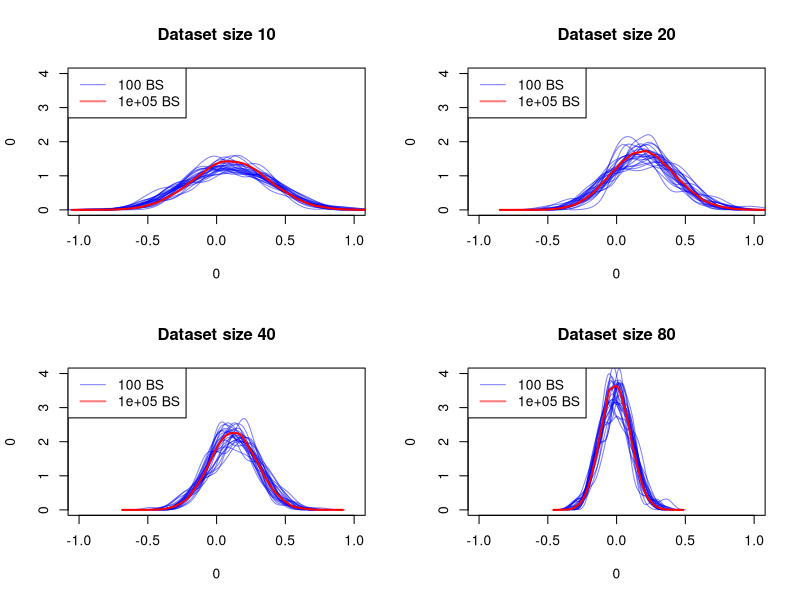

Write R code to recreate this figure.
### Script to explore the effect of the number of replicates on
### bootstrap results

pdf("plot.pdf")

run.test = function(n_x, n_boot_small, n_boot_large,
  n_replicates_small = 10, n_replicates_large = 1, ...) {

  # n_x number of data points (i.e. the initial dataset size)
  # n_boot_small number of bootstrap resamples for "small" bootstraps
  # n_boot_large number of bootstrap resamples for "large" bootstraps
  # n_replicates_small number of replicates for "small" bootstraps
  # n_replicates_large number of replicates for "large" bootstraps

  set.seed(6)
  
  x = rnorm(n_x) # data points are sampled from a normal distribution
  mean(x)

  plot(0, 0, type = "n", xlim = c(-1, 1), ylim = c(0, 4),
       main = paste("Dataset size", n_x), ...)

  # small bootstraps
  for (i in 1:n_replicates_small) {
    b = unlist(lapply(as.list(1:n_boot_small),
      function(y) mean(sample(x, n_x, T))))
    lines(density(b), col = rgb(0, 0, 1, 0.5))
  }

  # large bootstraps
  for (i in 1:n_replicates_large) {
    b = unlist(lapply(as.list(1:n_boot_large),
      function(y) mean(sample(x, n_x, T))))
    lines(density(b), col = rgb(1, 0, 0, 1), lwd = 2)
  }

  legend("topleft", lty = 1, lwd = c(1, 2),
         col = c(rgb(0, 0, 1, 0.5), rgb(1, 0, 0, 0.5)),
         legend = c(paste(n_boot_small, "BS"),
           paste(n_boot_large, "BS")))
                                              
  
}

par(mfrow = c(2, 2))
n_rep_small = 25
run.test(10, 100, 100000, n_rep_small, 1)
run.test(20, 100, 100000, n_rep_small, 1)
run.test(40, 100, 100000, n_rep_small, 1)
run.test(80, 100, 100000, n_rep_small, 1)

dev.off()
